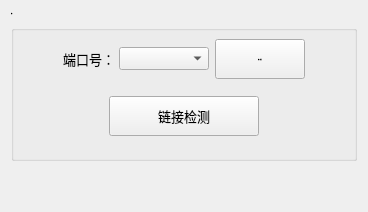
     <widget class="QWidget" name="TAB_PortSets">
      <attribute name="title">
       <string>端口设置</string>
      </attribute>
      <layout class="QVBoxLayout" name="verticalLayout">
       <item>
        <widget class="QGroupBox" name="groupBox">
         <property name="minimumSize">
          <size>
           <width>0</width>
           <height>150</height>
          </size>
         </property>
         <property name="font">
          <font>
           <pointsize>-1</pointsize>
          </font>
         </property>
         <property name="title">
          <string>端口</string>
         </property>
         <layout class="QGridLayout" name="gridLayout">
          <item row="0" column="0">
           <layout class="QHBoxLayout" name="horizontalLayout_2">
            <item>
             <spacer name="horizontalSpacer_4">
              <property name="orientation">
               <enum>Qt::Horizontal</enum>
              </property>
              <property name="sizeHint" stdset="0">
               <size>
                <width>40</width>
                <height>20</height>
               </size>
              </property>
             </spacer>
            </item>
            <item>
             <widget class="QLabel" name="label">
              <property name="maximumSize">
               <size>
                <width>50</width>
                <height>16777215</height>
               </size>
              </property>
              <property name="font">
               <font>
                <family>Arial</family>
                <pointsize>10</pointsize>
                <weight>50</weight>
                <bold>false</bold>
               </font>
              </property>
              <property name="text">
               <string>端口号：</string>
              </property>
             </widget>
            </item>
            <item>
             <widget class="QComboBox" name="CB_PortName">
              <property name="minimumSize">
               <size>
                <width>90</width>
                <height>0</height>
               </size>
              </property>
              <property name="maximumSize">
               <size>
                <width>90</width>
                <height>16777215</height>
               </size>
              </property>
              <property name="font">
               <font>
                <family>Arial</family>
                <pointsize>10</pointsize>
               </font>
              </property>
             </widget>
            </item>
            <item>
             <widget class="QPushButton" name="BTN_PortRefrush">
              <property name="minimumSize">
               <size>
                <width>90</width>
                <height>40</height>
               </size>
              </property>
              <property name="maximumSize">
               <size>
                <width>90</width>
                <height>16777215</height>
               </size>
              </property>
              <property name="text">
               <string>端口刷新</string>
              </property>
             </widget>
            </item>
            <item>
             <spacer name="horizontalSpacer_3">
              <property name="orientation">
               <enum>Qt::Horizontal</enum>
              </property>
              <property name="sizeHint" stdset="0">
               <size>
                <width>40</width>
                <height>20</height>
               </size>
              </property>
             </spacer>
            </item>
           </layout>
          </item>
          <item row="1" column="0">
           <layout class="QHBoxLayout" name="horizontalLayout_3">
            <item>
             <spacer name="horizontalSpacer">
              <property name="orientation">
               <enum>Qt::Horizontal</enum>
              </property>
              <property name="sizeHint" stdset="0">
               <size>
                <width>40</width>
                <height>20</height>
               </size>
              </property>
             </spacer>
            </item>
            <item>
             <widget class="QPushButton" name="BTN_ConnectDetect">
              <property name="minimumSize">
               <size>
                <width>150</width>
                <height>0</height>
               </size>
              </property>
              <property name="maximumSize">
               <size>
                <width>200</width>
                <height>40</height>
               </size>
              </property>
              <property name="font">
               <font>
                <family>Arial</family>
                <pointsize>10</pointsize>
               </font>
              </property>
              <property name="text">
               <string>链接检测</string>
              </property>
             </widget>
            </item>
            <item>
             <spacer name="horizontalSpacer_2">
              <property name="orientation">
               <enum>Qt::Horizontal</enum>
              </property>
              <property name="sizeHint" stdset="0">
               <size>
                <width>40</width>
                <height>20</height>
               </size>
              </property>
             </spacer>
            </item>
           </layout>
          </item>
         </layout>
        </widget>
       </item>
       <item>
        <spacer name="verticalSpacer">
         <property name="orientation">
          <enum>Qt::Vertical</enum>
         </property>
         <property name="sizeHint" stdset="0">
          <size>
           <width>20</width>
           <height>40</height>
          </size>
         </property>
        </spacer>
       </item>
      </layout>
     </widget>
